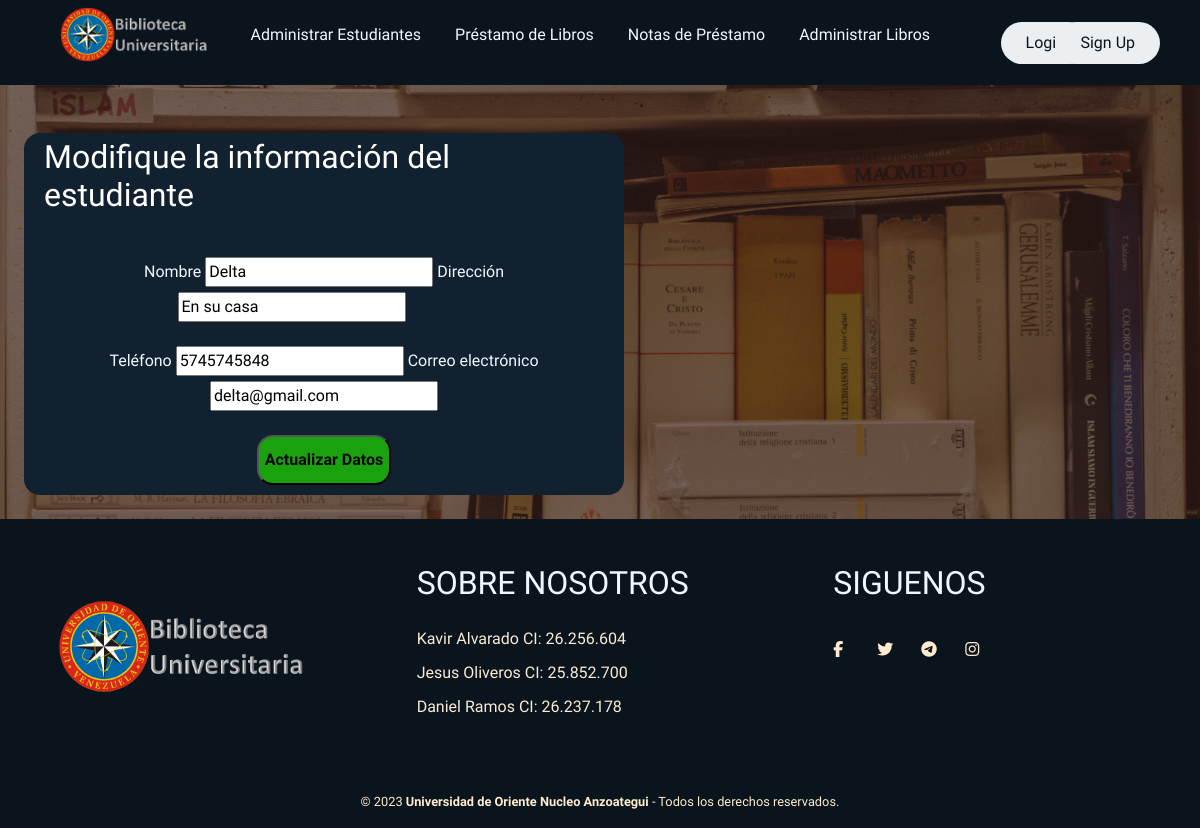
Page /administrarestudiantes/editarestudiante/464364/ on the earlier database version.
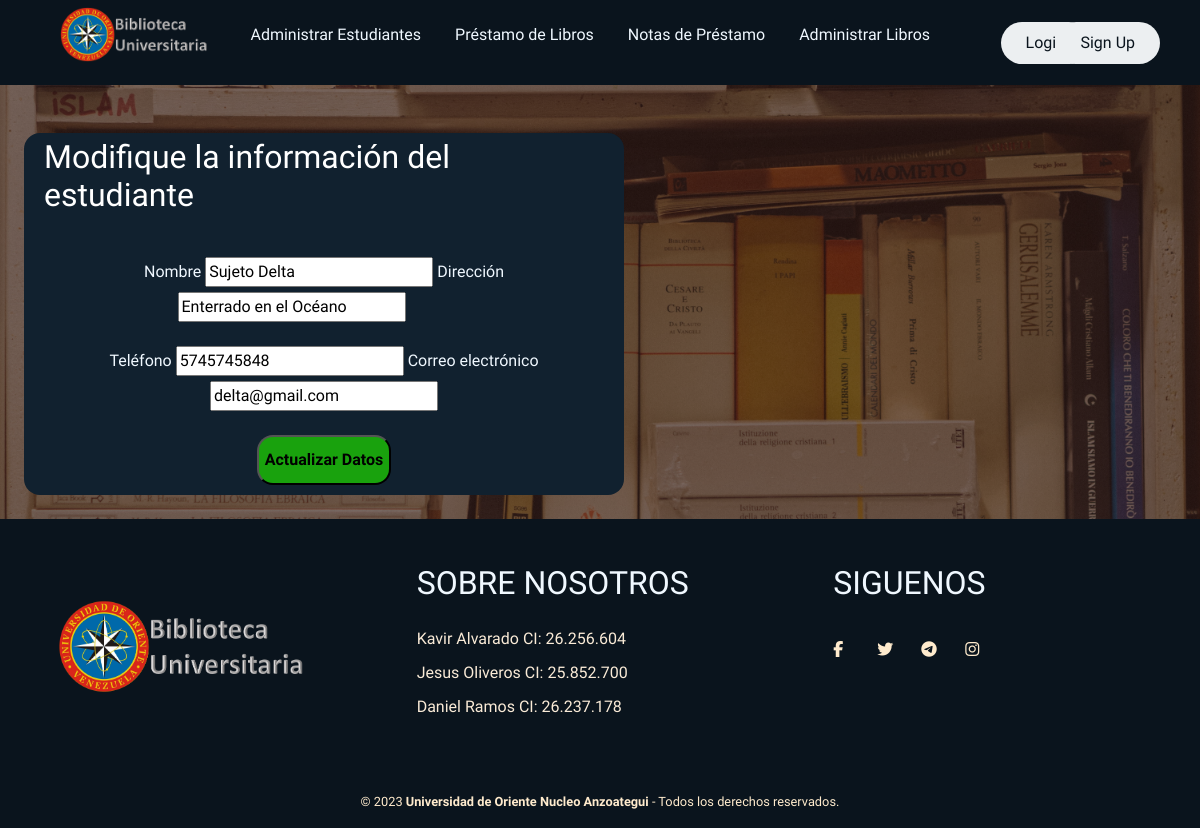
Same page on the later database version.
### AdministrarEstudiantes/models.py (models this page shows, shortened)
class Estudiante(models.Model):# Creación de la tabla con el nombre Estudiante
    id = models.CharField(primary_key=True, max_length=20, verbose_name="CI del Estudiante")
    nombre=models.CharField(max_length=20, verbose_name="Nombre del Estudiante")
    email=models.EmailField(max_length=50, verbose_name="Correo Electrónico")
    direccion=models.CharField(max_length=50, verbose_name="Dirección del Estudiante")
    tfno=models.CharField(max_length=20, verbose_name="Número Telefónico")
    fecha=models.DateTimeField(auto_now_add=True, verbose_name="Fecha del Registro")
    devoluciones=models.IntegerField(default=0, verbose_name="Devoluciones")
    estatus = models.CharField(max_length=30, default='Habilitado')
    class Meta:
        verbose_name='estudiante'
        verbose_name_plural='estudiantes'

### AdministrarEstudiantes/views.py (the view)
# urls.py: path('editarestudiante/<str:id>/', views.editar_estudiantes, name='EditarEstudiante'),
def editar_estudiantes(request, id):
    estudiantes = Estudiante.objects.get(id = id)
    return render(request, "administrarestudiantes/editarestudiante.html", {'estudiantes': estudiantes})

### AdministrarEstudiantes/templates/administrarestudiantes/editarestudiante.html (shortened to what this page needs)
{% extends "base/base.html" %}
{% load static %}
{% block content %}
    <link href="{% static 'Biblioteca/bootstrap.min.css' %}" rel="stylesheet">
    <link rel="stylesheet" href="{% static 'Biblioteca/css/StylesBase.css' %}">
    <link rel="stylesheet" href="{% static 'Biblioteca\css\StylesLibros.css' %}">
    <link rel="stylesheet" href="{% static 'Biblioteca\css\StylesTablas.css' %}">
    <div class="opciones">
        <div class="box">
            <h2 style="color: white">Modifique la información del estudiante</h2>
        </div>
        <br/>
        <center><form action="{% url 'EstudianteEditado' estudiantes.id %}" method="post" style="margin: auto; color: aliceblue;">
            <label for="name">Nombre</label>
            <input type="text" name="txtnom" value="{{ estudiantes.nombre }}" placeholder="Nombre de Estudiante" required />
            <label for="name">Dirección</label>
            <input style="margin-right: 65px" type="text" name="txtdir" value="{{ estudiantes.direccion }}" placeholder="Dirección de Estudiante" required />
            <br/><br/>
            <label for="name">Teléfono</label>
            <input type="text" name="txttfn" value="{{ estudiantes.tfno }}" placeholder="Teléfono de Estudiante" required />
            <label for="name">Correo electrónico</label>
            <input type="text" name="txtemail" value="{{ estudiantes.email }}" placeholder="Correo de Estudiante" required />
            <br/><br/>
            <button type="submit" class="ingresar-button"><strong>Actualizar Datos</strong></button>
        </form></center>
    </div>
{% endblock %}

Differences in the rows shown:
changed Estudiante "delta@gmail.com": txtnom "Delta" → "Sujeto Delta"; txtdir "En su casa" → "Enterrado en el Océano"
